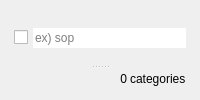
           <widget class="QWidget" name="layoutWidget">
            <layout class="QVBoxLayout" name="verticalLayout_4">
             <property name="spacing">
              <number>1</number>
             </property>
             <item>
              <widget class="QSplitter" name="splitter__cate_whole_vertical">
               <property name="orientation">
                <enum>Qt::Vertical</enum>
               </property>
               <property name="handleWidth">
                <number>3</number>
               </property>
               <widget class="QWidget" name="layoutWidget">
                <layout class="QHBoxLayout" name="horizontalLayout_3">
                 <property name="spacing">
                  <number>5</number>
                 </property>
                 <property name="leftMargin">
                  <number>3</number>
                 </property>
                 <property name="rightMargin">
                  <number>3</number>
                 </property>
                 <item>
                  <widget class="QCheckBox" name="checkBox__casesensitive_cate">
                   <property name="cursor">
                    <cursorShape>PointingHandCursor</cursorShape>
                   </property>
                   <property name="toolTip">
                    <string>Word Case Sensitive</string>
                   </property>
                   <property name="statusTip">
                    <string>It is case sensitive</string>
                   </property>
                   <property name="text">
                    <string/>
                   </property>
                   <property name="icon">
                    <iconset resource="icons.qrc">
                     <normaloff>:/main/icons/case_sensitive.png</normaloff>:/main/icons/case_sensitive.png</iconset>
                   </property>
                   <property name="iconSize">
                    <size>
                     <width>20</width>
                     <height>20</height>
                    </size>
                   </property>
                  </widget>
                 </item>
                 <item>
                  <widget class="QLineEdit" name="lineEdit__search_cate">
                   <property name="statusTip">
                    <string>Please enter your search term</string>
                   </property>
                   <property name="frame">
                    <bool>false</bool>
                   </property>
                   <property name="placeholderText">
                    <string>ex) sop</string>
                   </property>
                   <property name="clearButtonEnabled">
                    <bool>true</bool>
                   </property>
                  </widget>
                 </item>
                </layout>
               </widget>
               <widget class="QStackedWidget" name="stackedWidget__category">
                <property name="statusTip">
                 <string>Show the category of the iHDA</string>
                </property>
                <property name="currentIndex">
                 <number>0</number>
                </property>
                <widget class="QWidget" name="page__category">
                 <layout class="QVBoxLayout" name="verticalLayout_16">
                  <property name="spacing">
                   <number>1</number>
                  </property>
                  <property name="leftMargin">
                   <number>0</number>
                  </property>
                  <property name="topMargin">
                   <number>0</number>
                  </property>
                  <property name="rightMargin">
                   <number>0</number>
                  </property>
                  <property name="bottomMargin">
                   <number>0</number>
                  </property>
                  <item>
                   <layout class="QVBoxLayout" name="verticalLayout__category">
                    <property name="spacing">
                     <number>1</number>
                    </property>
                   </layout>
                  </item>
                 </layout>
                </widget>
               </widget>
              </widget>
             </item>
             <item>
              <layout class="QHBoxLayout" name="horizontalLayout_12">
               <property name="spacing">
                <number>3</number>
               </property>
               <property name="leftMargin">
                <number>3</number>
               </property>
               <property name="rightMargin">
                <number>3</number>
               </property>
               <item>
                <spacer name="horizontalSpacer_6">
                 <property name="orientation">
                  <enum>Qt::Horizontal</enum>
                 </property>
                 <property name="sizeHint" stdset="0">
                  <size>
                   <width>40</width>
                   <height>20</height>
                  </size>
                 </property>
                </spacer>
               </item>
               <item>
                <widget class="QLabel" name="label__cate_count">
                 <property name="text">
                  <string>0</string>
                 </property>
                 <property name="alignment">
                  <set>Qt::AlignRight|Qt::AlignTrailing|Qt::AlignVCenter</set>
                 </property>
                </widget>
               </item>
               <item>
                <widget class="QLabel" name="label__cate_count_suffix">
                 <property name="text">
                  <string>categories</string>
                 </property>
                </widget>
               </item>
              </layout>
             </item>
            </layout>
           </widget>
